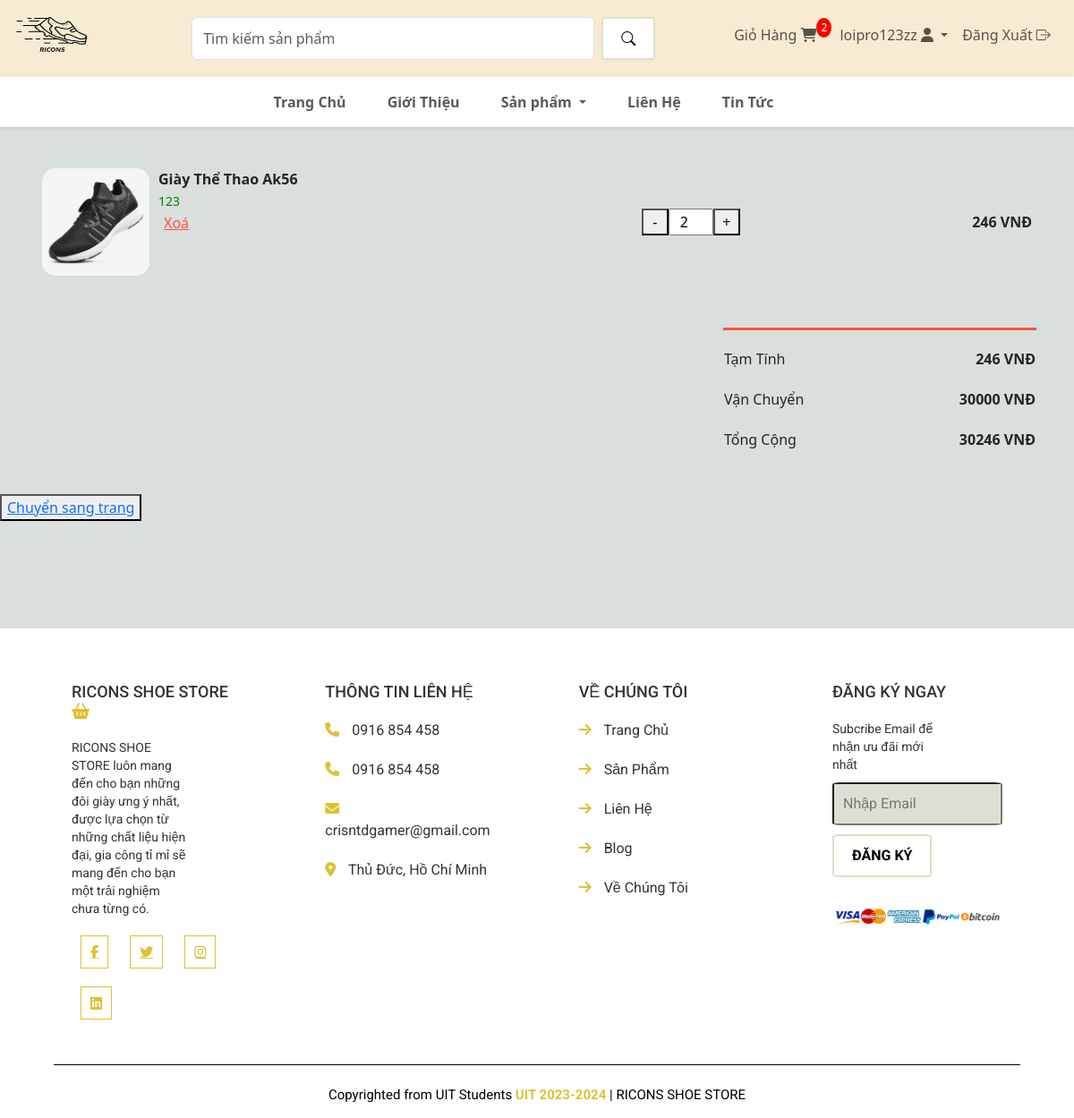
Page /cart/ (signed in) on the earlier database version.
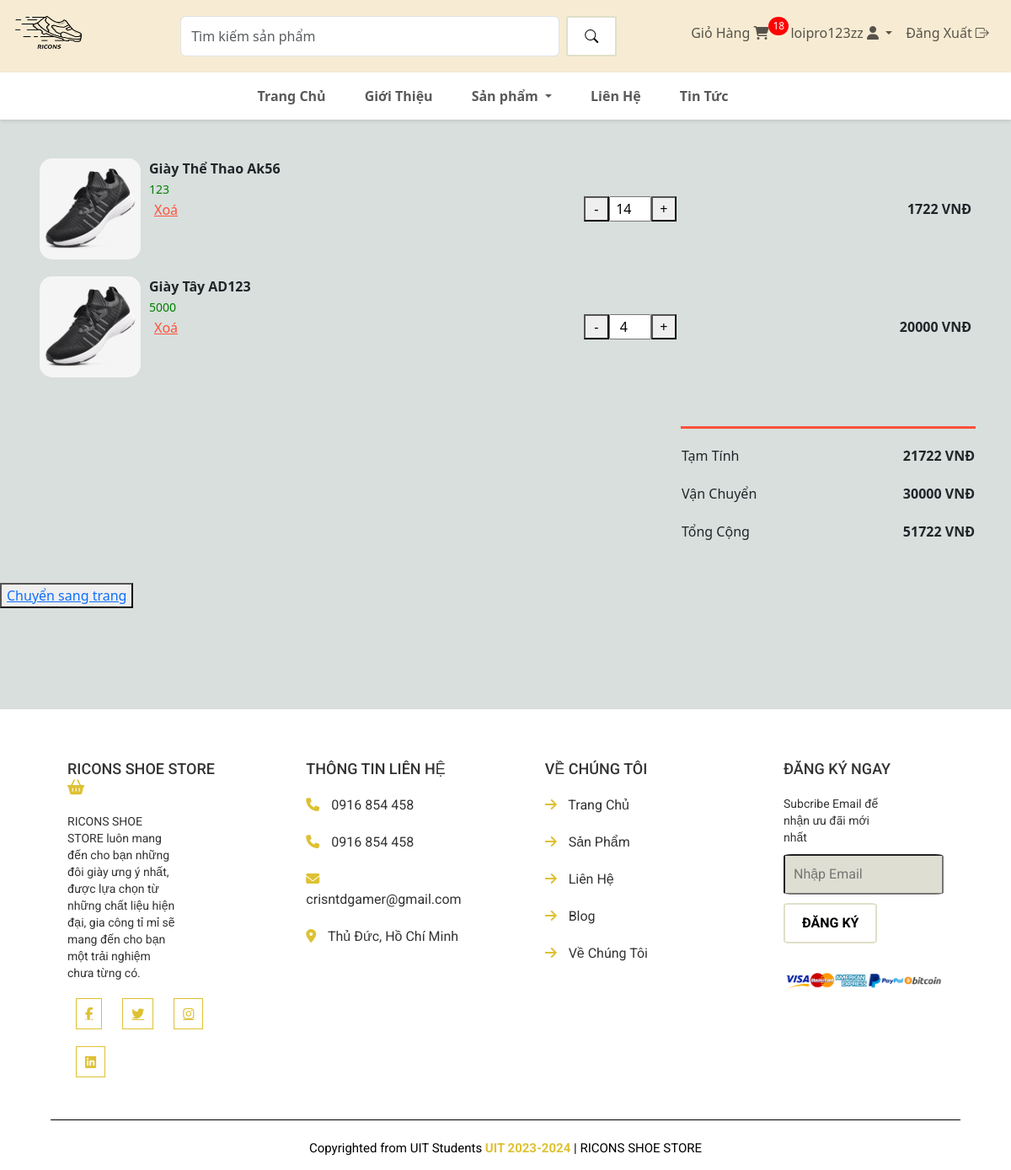
Same page on the later database version.
### app/models.py (models this page shows, shortened)
class MucGioHang(models.Model):
    san_pham = models.ForeignKey(SanPham, on_delete=models.SET_NULL, blank=True, null=True)
    gio_hang = models.ForeignKey(GioHang, on_delete=models.SET_NULL, blank=True, null=True)
    so_luong = models.IntegerField(default=0, null=True, blank=True)
    ngay_them = models.DateTimeField(auto_now_add=True)
    def tinh_tong_gia_cua_tung_muc(self):
        if self.san_pham.gia_km:
            tong_gia = self.san_pham.gia_km * self.so_luong
        else:
            tong_gia = self.san_pham.gia * self.so_luong
        return tong_gia

class SanPham(models.Model):
    the_loai = models.ForeignKey(TheLoai, on_delete=models.CASCADE, default=1)
    ten = models.CharField(max_length=300, null=True, blank=False)
    gia = models.IntegerField(blank=False)
    hinh = models.ImageField(null=True, blank=True)
    khuyen_mai = models.BooleanField(default=False)
    gia_km = models.IntegerField(blank=True, null=True)
    mo_ta = models.CharField(max_length=500, default='', blank=True)

### app/views.py (the view)
# urls.py: path('cart/', views.cart, name='cart'),
def cart(request):
    theloai_list = TheLoai.objects.all()
    gio_hang = GioHang.objects.filter(khach_hang=request.user, hoan_thanh=False).first()
    gia_tri_gio_hang = 0
    if gio_hang:
        muc_gio_hang = MucGioHang.objects.filter(gio_hang=gio_hang)
        for muc in muc_gio_hang:
            muc.tong_gia_cua_tung_muc = muc.tinh_tong_gia_cua_tung_muc()
            gia_tri_gio_hang += muc.tong_gia_cua_tung_muc
    else:
        muc_gio_hang = None
    context = {'muc_gio_hang' : muc_gio_hang,
               'theloai_list' : theloai_list,
               'gia_tri_gio_hang' : gia_tri_gio_hang}
    return render(request, 'app/cart.html', context)

### app/context_processors.py (called while the page is built)
def tong_san_pham_trong_gio_hang(request):
    return {
        'tong_san_pham_trong_gio_hang': lay_so_luong_san_pham_trong_gio_hang(request.user)
    }

### app/views.py (called while the page is built)
def lay_so_luong_san_pham_trong_gio_hang(user):
    if user.is_authenticated:
        gio_hang = GioHang.objects.filter(khach_hang=user, hoan_thanh=False).first()
        if gio_hang:
            muc_gio_hang = MucGioHang.objects.filter(gio_hang=gio_hang)
            tong_san_pham = 0
            for muc in muc_gio_hang:
                tong_san_pham += muc.so_luong
            return tong_san_pham
    return 0

### app/templates/app/cart.html (shortened to what this page needs)
{% extends 'app/base.html' %}
{% block cart %}
<section id="cart" class="container my-5" style="padding-top: 130px;">
    <table>
        {% if muc_gio_hang %}
        {% for muc in muc_gio_hang %}
        <tr>
            <td>
                <div class="cart-info">
                    <img src="{{muc.san_pham.hinh.url}}" alt="">
                    <div>
                        <p>{{muc.san_pham.ten}}</p>
                        <small>
                            {% if muc.san_pham.khuyen_mai == True %}
                            {{muc.san_pham.gia_km}}
                            {% else %}
                            {{muc.san_pham.gia}}
                            {% endif %}
                        </small><br>
                        <button class="link-button delete-item" data-mucid="{{muc.id}}">Xoá</button>
                    </div>
                </div>
            </td>
            <td>
                <div class="quantity">
                    <button class="minus">-</button>
                    <input type="number" value="{{muc.so_luong}}" min="1" style="width: 50px;">
                    <button class="plus">+</button>
                </div>
            </td>
            <td class="price">
                {{muc.tong_gia_cua_tung_muc}} VNĐ
            </td>
        </tr>
        {% endfor %}
        {% else %}
        <tr>
            <td colspan="3" style="text-align: center; vertical-align: middle; padding: 50px;">
                <h5>Giỏ Hàng của bạn hiện tại đang trống</h5>
            </td>
        </tr>
        {% endif %}
    </table>
</section>
<div class="total-price container my-5">
    <table>
        {% if gia_tri_gio_hang != 0 %}
        <tr>
            <td>Tạm Tính</td>
            <td class="price">{{gia_tri_gio_hang}} VNĐ</td>
        </tr>
        <tr>
            <td>Vận Chuyển</td>
            <td class="price">30000 VNĐ</td>
        </tr>
        <tr>
            <td>Tổng Cộng</td>
            <td class="price">{{gia_tri_gio_hang|add:30000}} VNĐ</td>
        </tr>
        {% endif %}
    </table>
</div>
<div>
    <button><a href="{% url 'checkout' %}">Chuyển sang trang</a></button>
</div>
{% endblock cart %}

### app/templates/app/base.html (shortened to what the changed rows need)
{% load static %}
<!DOCTYPE html>
<html lang="en">
<head>
    <link href="https://cdn.jsdelivr.net/npm/bootstrap@5.3.3/dist/css/bootstrap.min.css" rel="stylesheet">
    <link rel="stylesheet" href="{% static 'app/style.css' %}">
    <link rel="stylesheet" href="https://cdn.jsdelivr.net/npm/bootstrap-icons@1.11.3/font/bootstrap-icons.min.css">
    <link rel="stylesheet" href="https://cdnjs.cloudflare.com/ajax/libs/font-awesome/6.5.2/css/all.min.css">
</head>
<body>
    <div class="container-fluid sticky-top">
        <nav class="navbar navbar-expand-lg justify-content-center" style="background-color: #f7ecd3;">
            <ul class="navbar-nav">
                <li class="nav-item" style="margin-right: 10px;">
                    <a class="nav-link" href="{% url 'cart' %}">
                        Giỏ Hàng
                        <span class="cart-icon">
                            <i class="fa-solid fa-cart-shopping"></i>
                        </span>
                        <span class="cart-count">{{ tong_san_pham_trong_gio_hang }}</span>
                    </a>
                </li>
            </ul>
        </nav>
    </div>
    {% block cart %} {% endblock cart %}
</body>
</html>

Differences in the rows shown:
changed MucGioHang "Giày Thể Thao Ak56": so_luong "2" → "14"; tong_gia_cua_tung_muc "246" → "1722"
added MucGioHang: san_pham.hinh (picture), san_pham.ten "Giày Tây AD123", san_pham.gia_km "5000", so_luong "4", tong_gia_cua_tung_muc "20000"
Other differences:
{{ tong_san_pham_trong_gio_hang }}: "2" → "18"
{{ gia_tri_gio_hang }}: "246" → "21722"
{{ gia_tri_gio_hang|add:30000 }}: "30246" → "51722"
